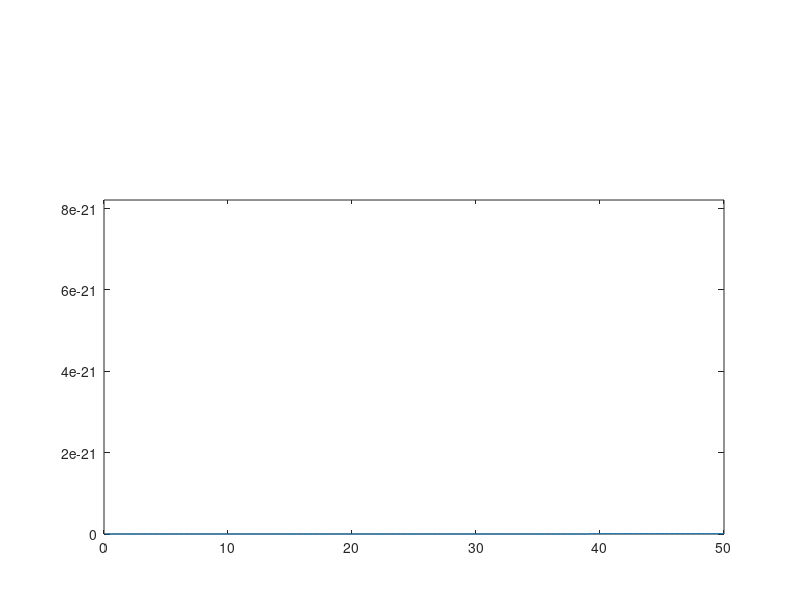

MATLAB code for this plot:
clear all;
m = 2 * 1.6735575 * 10^(-24);
k = 1.38064852 * 10^(-23);
T = 300;
SD = sqrt((k * T) / m);
dt = 0.1;
t = 50;
[x_min, y_min, elapsed, hits] = deal(0);
[x_max, y_max] = deal(50);
J = zeros(t / dt, 1);
T = zeros(t / dt, 1);
x_ini = 50 .* rand(1);
y_ini = 50 .* rand(1);
vx = 1 + (SD .* randn(1, 1));
vy = 1 + (SD .* randn(1, 1));
  
for i = 1:(t / dt)
    x_new = x_ini + vx * dt;
    y_new = y_ini + vy * dt;
    if x_new > x_max
        x_new = x_max - (x_new - x_max);
        J(i) = max(J) + (m * vx);
        hits = hits + 1;
        vx = -1 * vx;
    else
        J(i) = max(J);
    end
    if y_new > y_max
        y_new = y_max - (y_new - y_max);
        vy = -1 * vy;
    end
    if x_new < x_min
        x_new = x_min + (x_min - x_new);
        vx = -1 * vx;
    end
    if y_new < y_min
        y_new = y_min + (y_min - y_new);
        vy = -1 * vy;
    end
    %plot(x_new, y_new, '.');
    %axis([0 50 0 50]);
    %M = getframe;
    %X(i) = x_new;
    %Y(i) = y_new;
    elapsed = elapsed + dt;
    T(i) = elapsed;
    x_ini = x_new;
    y_ini = y_new;
end
plot(T, J);
F = J(t / dt) / t;  
%animatedline(X, Y);
%movie(M, 1, 1 / dt);
axis([0, t, 0, ((hits + 1) * m * abs(vx))]);

